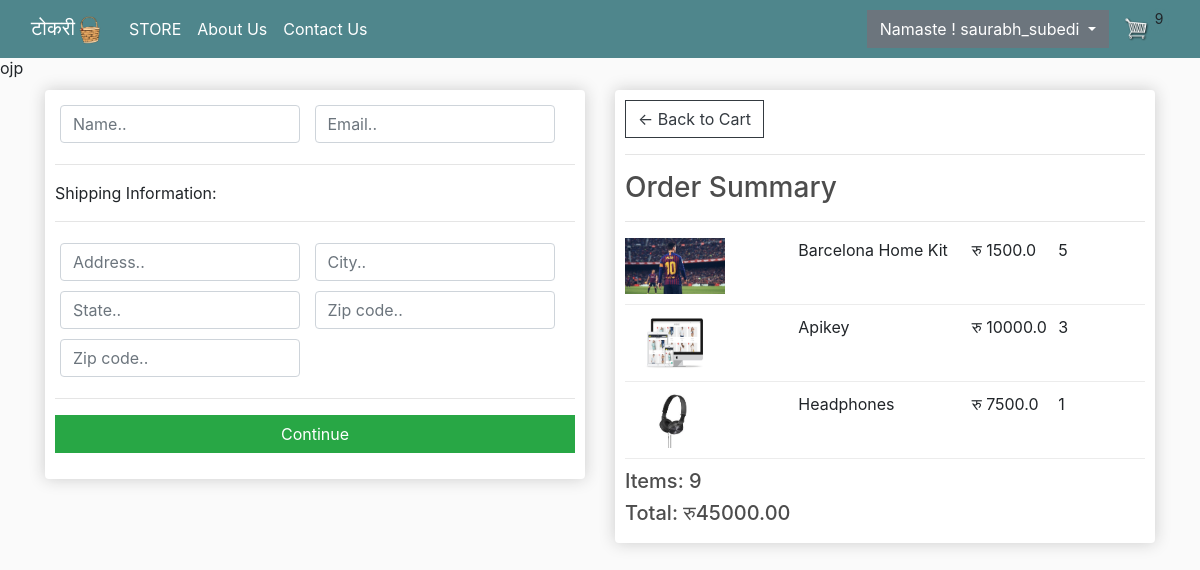
The page /checkout/ (signed in) on the database its author committed.
### store/models.py (models this page shows, shortened)
class OrderItem(models.Model):
    product = models.ForeignKey(
        Product, on_delete=models.SET_NULL, blank=True, null=True)
    order = models.ForeignKey(
        Order, on_delete=models.SET_NULL, blank=True, null=True)
    quantity = models.IntegerField(default=0, null=True, blank=True)
    date_added = models.DateTimeField(auto_now_add=True)
    @property
    def get_total(self):
        total = self.product.price * self.quantity
        return total

class Product(models.Model):
    categories = [
        ("Clothes", "Clothes"),
        ("Electronics", "Electronics"),
        ("Jerseys", "Jerseys"),
        ("others","others"),
    ]
    name = models.CharField(max_length=200, null=True)
    price = models.FloatField()
    digital = models.BooleanField(default=False)
    image = models.ImageField(null=True)
    desc = models.TextField(null=True, blank = True)
    category = models.CharField(choices=categories,null=True,blank = True,max_length=20)
    @property
    def imageURL(self):
        try:
            url = self.image.url
        except:
            url = ''
        return url

class Order(models.Model):
    customer = models.ForeignKey(
        Customer, on_delete=models.SET_NULL, blank=True, null=True)
    date_ordered = models.DateTimeField(auto_now_add=True)
    complete = models.BooleanField(default=False, null=True, blank=False)
    transaction_id = models.CharField(max_length=200, null=True)
    @property
    def get_cart_total(self):
        orderitems = self.orderitem_set.all()
        total = sum([item.get_total for item in orderitems])
        return total
    @property
    def get_cart_items(self):
        orderitems = self.orderitem_set.all()
        total = sum([item.quantity for item in orderitems])
        return total
    @property
    def shipping(self):
        shipping = False
        orderitems = self.orderitem_set.all()
        for i in orderitems:
            if i.product.digital == False:
                shipping = True
        return shipping

### store/views.py (the view)
# urls.py: path('checkout/',views.checkout,name='checkout'),
def checkout(request):
    if request.user.is_authenticated:
        customer = request.user.customer
        order,created = Order.objects.get_or_create(customer=customer,complete = False)
        items = order.orderitem_set.all()
        cartItems = order.get_cart_items
        context = {'items': items, 'order': order, 'cartItems': cartItems, }
    else:
        items = []
        order = {'get_cart_total':0,'get_cart_items': 0}
        cartItems = order['get_cart_items']
        context = {'items': items,'order':order,'cartItems':cartItems,}
    return render(request,'store/checkout.html',context)

### store/templates/store/checkout.html (shortened to what this page needs)
ojp{% extends 'store/main.html' %}
{% load static %}
{% block content %}
     <div class="row">
		<div class="col-lg-6">
			<div class="box-element" id="form-wrapper">
				<form id="form">
					<div id="user-info">
						<div class="form-field">
							<input required class="form-control" type="text" name="name" placeholder="Name..">
						</div>
						<div class="form-field">
							<input required class="form-control" type="email" name="email" placeholder="Email..">
						</div>
					</div>
					<div id="shipping-info">
						<hr>
						<p>Shipping Information:</p>
						<hr>
						<div class="form-field">
							<input class="form-control" type="text" name="address" placeholder="Address..">
						</div>
						<div class="form-field">
							<input class="form-control" type="text" name="city" placeholder="City..">
						</div>
						<div class="form-field">
							<input class="form-control" type="text" name="state" placeholder="State..">
						</div>
						<div class="form-field">
							<input class="form-control" type="text" name="zipcode" placeholder="Zip code..">
						</div>
						<div class="form-field">
							<input class="form-control" type="text" name="country" placeholder="Zip code..">
						</div>
					</div>
					<hr>
					<input id="form-button" class="btn btn-success btn-block" type="submit" value="Continue">
				</form>
			</div>
			<br>
		</div>
		<div class="col-lg-6">
			<div class="box-element">
				<a  class="btn btn-outline-dark" href="{% url 'cart' %}">&#x2190; Back to Cart</a>
				<hr>
				<h3>Order Summary</h3>
				<hr>
				{% for item in items %}
				<div class="cart-row">
					<div style="flex:2"><img class="row-image" src="{{item.product.imageURL}}"></div>
					<div style="flex:2"><p>{{item.product.name}}</p></div>
					<div style="flex:1"><p>रु {{item.product.price}}</p></div>
					<div style="flex:1"><p>{{item.quantity}}</p></div>
				</div>
				{% endfor %}
				<h5>Items:  {{order.get_cart_items}}</h5>
				<h5>Total:   रु{{order.get_cart_total|floatformat:2}}</h5>
			</div>
		</div>
	</div>
{% endblock content %}

### store/templates/store/main.html (shortened to what this page needs)
<!DOCTYPE html>
{% load static %}
<html>
<head>
    <link rel="stylesheet" href="https://stackpath.bootstrapcdn.com/bootstrap/4.4.1/css/bootstrap.min.css"
>
    <link rel="stylesheet" href="{% static 'css/main.css' %}">
</head>
<body style="padding-top: 56px;">
<nav class="navbar navbar-expand-lg bg-dark navbar-dark fixed-top">
    <div class="container-fluid">
        <a class="navbar-brand" href="{% url 'store' %}">टोकरी<img src="{% static 'images/—Pngtree—handle dark basket clip art_5805026.png' %}" height="30" width="30" alt="Logo"></a>
        <div class="collapse navbar-collapse" id="navbarSupportedContent">
            <ul class="navbar-nav me-auto mb-2 mb-lg-0">
                <li class="nav-item">
                    <a class="nav-link active" aria-current="page" href="{% url 'store' %}">STORE</a>
                </li>
                <li class="nav-item">
                    <a class="nav-link active" aria-current="page" href="{% url 'aboutus' %}">About Us</a>
                </li>
                <li class="nav-item">
                    <a class="nav-link active" aria-current="page" href="{% url 'contact' %}">Contact Us</a>
                </li>
            </ul>
        </div>
        <div class="form-inline my-2 my-lg-0">
            {% if user.is_authenticated %}
                <div class="dropdown">
                    <button class="btn btn-secondary dropdown-toggle" type="button" id="dropdownMenuButton"
                            data-toggle="dropdown" aria-haspopup="true" aria-expanded="false">
                        Namaste ! {{ request.user }}
                    </button>
                </div>
            {% else %}
                <a href="{% url 'login' %}" class="btn btn-warning rounded mx-3">Login</a>
                <a href="{% url 'signup' %}" class="btn btn-warning rounded">Signup</a>
            {% endif %}
            <a href="{% url 'cart' %}">
                <img id="cart-icon" src="{% static 'images/cart.png' %}">
            </a>
            <p id="cart-total" style="background-color: #4f868c;">{{ cartItems }}</p>
        </div>
    </div>
</nav>
<div class="container">
    {% block content %} {% endblock content %}
</div>
</body>
</html>

### static/css/main.css (style rules this page uses)
body { background-color: hsl(0, 0%, 98%); }
h1, h2, h3, h4, h5, h6 { color: hsl(0, 0%, 30%); }
.box-element { box-shadow: hsl(0, 0%, 80%) 0 0 16px; background-color: #fff; border-radius: 4px; padding: 10px; }
.bg-dark { background-color: #4f868c !important; }
#cart-icon { width: 25px; display: inline-block; margin-left: 15px; }
#cart-total { display: block; text-align: center; width: 20px; height: 25px; border-radius: 50%; font-size: 14px; }
.col-lg-4, .col-lg-6, .col-lg-8, .col-lg-12 { margin-top: 10px; }
.btn { border-radius: 0; }
.row-image { width: 100px; }
.form-field { width: 250px; display: inline-block; padding: 5px; }
.cart-row { display: flex; align-items: flex-stretch; padding-bottom: 10px; margin-bottom: 10px; border-bottom: 1px solid #ececec; }

### rows shown on the page
OrderItem: product.imageURL (picture), product.name "Barcelona Home Kit", product.price "1500.0", quantity "5"
OrderItem: product.imageURL (picture), product.name "Apikey", product.price "10000.0", quantity "3"
OrderItem: product.imageURL (picture), product.name "Headphones", product.price "7500.0", quantity "1"
Order: get_cart_items "9", get_cart_total "45000.00"

### other values the page prints
{{ request.user }} "saurabh_subedi"
{{ cartItems }} "9"
